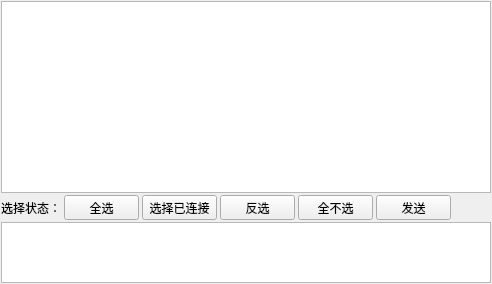
            <widget class="QWidget" name="page_11">
             <layout class="QGridLayout" name="gridLayout_5">
              <property name="margin">
               <number>1</number>
              </property>
              <property name="spacing">
               <number>1</number>
              </property>
              <item row="0" column="0">
               <layout class="QVBoxLayout" name="verticalLayout_3">
                <property name="spacing">
                 <number>2</number>
                </property>
                <item>
                 <widget class="QTableWidget" name="QMessage"/>
                </item>
                <item>
                 <layout class="QHBoxLayout" name="horizontalLayout_7">
                  <property name="spacing">
                   <number>3</number>
                  </property>
                  <item>
                   <widget class="QLabel" name="label_9">
                    <property name="minimumSize">
                     <size>
                      <width>60</width>
                      <height>25</height>
                     </size>
                    </property>
                    <property name="maximumSize">
                     <size>
                      <width>60</width>
                      <height>25</height>
                     </size>
                    </property>
                    <property name="text">
                     <string>选择状态：</string>
                    </property>
                   </widget>
                  </item>
                  <item>
                   <widget class="QPushButton" name="QpbtnCheckAllT">
                    <property name="minimumSize">
                     <size>
                      <width>75</width>
                      <height>25</height>
                     </size>
                    </property>
                    <property name="maximumSize">
                     <size>
                      <width>75</width>
                      <height>25</height>
                     </size>
                    </property>
                    <property name="text">
                     <string>全选</string>
                    </property>
                   </widget>
                  </item>
                  <item>
                   <widget class="QPushButton" name="QpbtnCheckOnlineT">
                    <property name="minimumSize">
                     <size>
                      <width>75</width>
                      <height>25</height>
                     </size>
                    </property>
                    <property name="maximumSize">
                     <size>
                      <width>75</width>
                      <height>25</height>
                     </size>
                    </property>
                    <property name="text">
                     <string>选择已连接</string>
                    </property>
                   </widget>
                  </item>
                  <item>
                   <widget class="QPushButton" name="QpbtnCheckUnselectT">
                    <property name="minimumSize">
                     <size>
                      <width>75</width>
                      <height>25</height>
                     </size>
                    </property>
                    <property name="maximumSize">
                     <size>
                      <width>75</width>
                      <height>25</height>
                     </size>
                    </property>
                    <property name="text">
                     <string>反选</string>
                    </property>
                   </widget>
                  </item>
                  <item>
                   <widget class="QPushButton" name="QpbtnCheckInvertT">
                    <property name="minimumSize">
                     <size>
                      <width>75</width>
                      <height>25</height>
                     </size>
                    </property>
                    <property name="maximumSize">
                     <size>
                      <width>75</width>
                      <height>25</height>
                     </size>
                    </property>
                    <property name="text">
                     <string>全不选</string>
                    </property>
                   </widget>
                  </item>
                  <item>
                   <widget class="QPushButton" name="QpbtnSendT">
                    <property name="minimumSize">
                     <size>
                      <width>75</width>
                      <height>25</height>
                     </size>
                    </property>
                    <property name="maximumSize">
                     <size>
                      <width>75</width>
                      <height>25</height>
                     </size>
                    </property>
                    <property name="text">
                     <string>发送</string>
                    </property>
                   </widget>
                  </item>
                  <item>
                   <spacer name="horizontalSpacer_4">
                    <property name="orientation">
                     <enum>Qt::Horizontal</enum>
                    </property>
                    <property name="sizeHint" stdset="0">
                     <size>
                      <width>40</width>
                      <height>20</height>
                     </size>
                    </property>
                   </spacer>
                  </item>
                 </layout>
                </item>
                <item>
                 <widget class="QTextEdit" name="QtextMessage">
                  <property name="maximumSize">
                   <size>
                    <width>16777215</width>
                    <height>61</height>
                   </size>
                  </property>
                 </widget>
                </item>
               </layout>
              </item>
             </layout>
            </widget>
